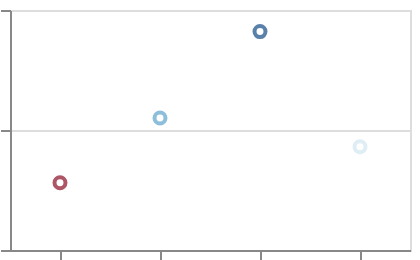

Vega-Lite specification stored for this chart:
### Vega-Lite specification from a JSON file in a GitHub repository (floating-point values rounded to 4 significant figures)
{"$schema": "https://vega.github.io/schema/vega-lite/v6.json", "width": 200, "height": 120, "padding": 5, "autosize": "none", "data": {"values": [{"c": "alpha", "v": 28, "w": 3}, {"c": "beta", "v": 55, "w": 7}, {"c": "gamma", "v": 43, "w": 5}, {"c": "delta", "v": 91, "w": 9}]}, "mark": "point", "encoding": {"x": {"field": "c", "type": "nominal"}, "y": {"field": "v", "type": "quantitative"}, "color": {"field": "w", "type": "quantitative", "scale": {"scheme": "redblue", "domainMid": 4}}}}
